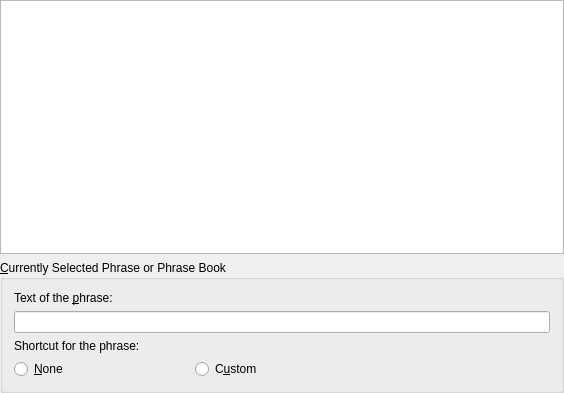
<?xml version="1.0" encoding="UTF-8"?>
<ui version="4.0">
 <class>PhraseBookDialog</class>
 <widget class="QWidget" name="PhraseBookDialog">
  <property name="geometry">
   <rect>
    <x>0</x>
    <y>0</y>
    <width>564</width>
    <height>393</height>
   </rect>
  </property>
  <property name="windowTitle">
   <string>Phrase Book</string>
  </property>
  <layout class="QGridLayout">
   <property name="margin">
    <number>0</number>
   </property>
   <property name="spacing">
    <number>6</number>
   </property>
   <item row="1" column="0">
    <widget class="QGroupBox" name="phrasebox">
     <property name="title">
      <string>&amp;Currently Selected Phrase or Phrase Book</string>
     </property>
     <layout class="QGridLayout">
      <property name="margin">
       <number>11</number>
      </property>
      <property name="spacing">
       <number>6</number>
      </property>
      <item row="3" column="2">
       <widget class="KKeySequenceWidget" name="keyButton" native="true">
        <property name="whatsThis">
         <string>By clicking on this button you can select the keyboard shortcut associated with the selected phrase.</string>
        </property>
       </widget>
      </item>
      <item row="1" column="0" colspan="3">
       <widget class="KLineEdit" name="lineEdit">
        <property name="whatsThis">
         <string>With this line edit you define the name of a sub-phrasebook or the contents of a phrase.</string>
        </property>
       </widget>
      </item>
      <item row="3" column="0">
       <widget class="QRadioButton" name="noKey">
        <property name="whatsThis">
         <string>If you select this option then the selected phrase will not be reachable by a keyboard shortcut.</string>
        </property>
        <property name="text">
         <string>&amp;None</string>
        </property>
       </widget>
      </item>
      <item row="3" column="1">
       <widget class="QRadioButton" name="customKey">
        <property name="whatsThis">
         <string>If you select this option then the selected phrase will be reachable by a keyboard shortcut. You can change the shortcut with the button next to this option.</string>
        </property>
        <property name="text">
         <string>C&amp;ustom</string>
        </property>
       </widget>
      </item>
      <item row="2" column="0" colspan="3">
       <widget class="QLabel" name="shortcutLabel">
        <property name="text">
         <string>Shortcut for the phrase:</string>
        </property>
       </widget>
      </item>
      <item row="0" column="0" colspan="3">
       <widget class="QLabel" name="textLabel">
        <property name="whatsThis">
         <string>With this line edit you define the name of a sub-phrasebook or the contents of a phrase.</string>
        </property>
        <property name="text">
         <string>Text of the &amp;phrase:</string>
        </property>
        <property name="buddy">
         <cstring>lineEdit</cstring>
        </property>
       </widget>
      </item>
     </layout>
    </widget>
   </item>
   <item row="0" column="0">
    <widget class="QTreeView" name="treeView">
     <property name="contextMenuPolicy">
      <enum>Qt::CustomContextMenu</enum>
     </property>
     <property name="whatsThis">
      <string>This list contains the current phrase book in a tree structure. You can select and modify individual phrases and sub phrase books</string>
     </property>
     <property name="dragEnabled">
      <bool>true</bool>
     </property>
     <property name="dragDropMode">
      <enum>QAbstractItemView::InternalMove</enum>
     </property>
     <property name="defaultDropAction">
      <enum>Qt::MoveAction</enum>
     </property>
     <property name="selectionMode">
      <enum>QAbstractItemView::ExtendedSelection</enum>
     </property>
     <property name="uniformRowHeights">
      <bool>true</bool>
     </property>
     <property name="allColumnsShowFocus">
      <bool>true</bool>
     </property>
     <attribute name="headerDefaultSectionSize">
      <number>300</number>
     </attribute>
    </widget>
   </item>
  </layout>
 </widget>
 <customwidgets>
  <customwidget>
   <class>KLineEdit</class>
   <extends>QLineEdit</extends>
   <header>klineedit.h</header>
  </customwidget>
  <customwidget>
   <class>KKeySequenceWidget</class>
   <extends>QWidget</extends>
   <header>kkeysequencewidget.h</header>
   <container>1</container>
  </customwidget>
 </customwidgets>
 <resources/>
 <connections/>
</ui>
